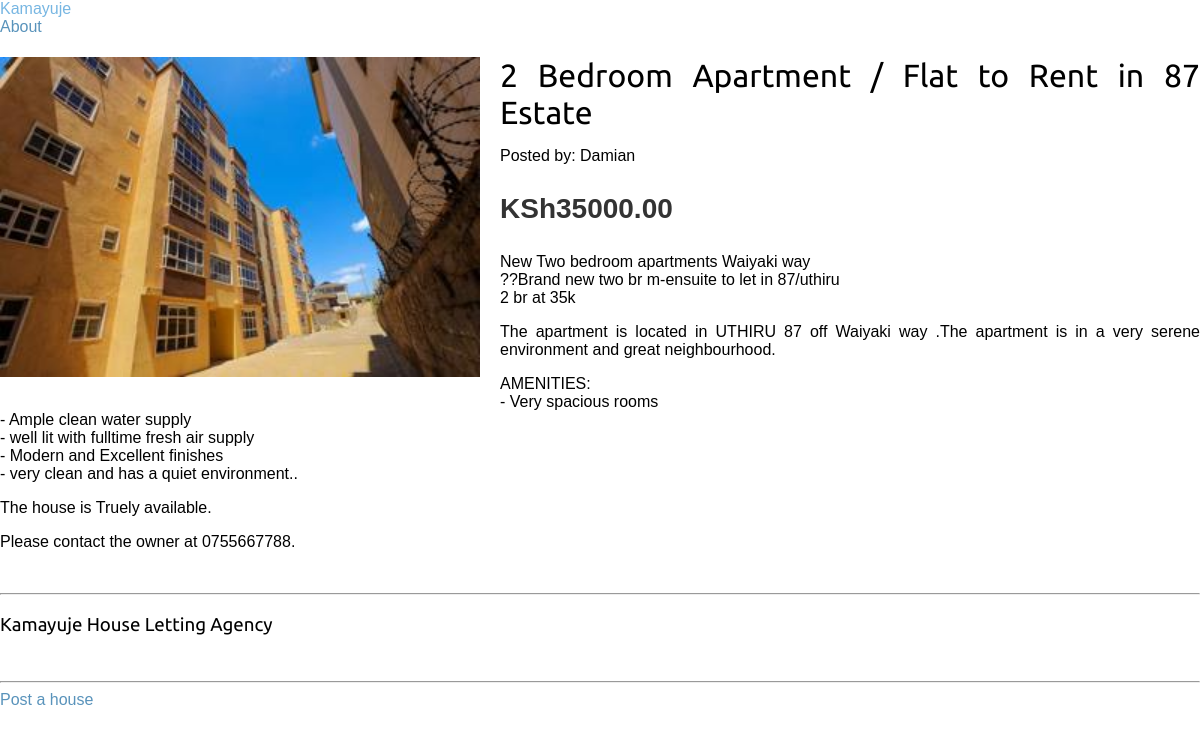
The app's page /5/2-bedroom-apartment-flat-to-rent-in-87-estate/ with its own data.
### Houses/models.py (models this page shows, shortened)
class House_Details(models.Model):
    user = models.ForeignKey(User,
                             on_delete=models.CASCADE)
    location = models.ForeignKey(House_Location,
                                 on_delete=models.CASCADE)
    title = models.CharField(max_length=255)
    slug = models.SlugField(max_length=155, unique=True)
    thumbnail = models.ImageField(upload_to='img')
    description = models.TextField(max_length=1000)
    monthly_rent = models.DecimalField(max_digits=10,
                                       decimal_places=2)
    available = models.BooleanField(default=True)
    owners_contact = models.DecimalField(max_digits=10,
                                         decimal_places=0)
    posted = models.DateTimeField(auto_now_add=True)
    updated = models.DateTimeField(auto_now=True)
    class Meta:
        ordering = ['-posted']

### Houses/views.py (the view)
# urls.py: path('<int:id>/<slug:slug>/', views.house_detail,
def house_detail(request, id, slug):
    house = get_object_or_404(House_Details,
                              id=id,
                              slug=slug,
                              available=True)
    return render(request,
                  'houses/house_detail.html',
                  {'house': house})

### Houses/templates/houses/house_detail.html (shortened to what this page needs)
{% extends 'Agency/base.html' %}
{% load static %}
{% block content %}
    <div class="product-detail">
        {% if house.thumbnail %}
            <img src="{{ house.thumbnail.url }}"> {% else %}{% static "img/no_image.png" %}
        {% endif %}
        <h1>{{ house.title }}</h1>
        <p>Posted by: {{ house.user }}</p>
        <p class="price">KSh{{ house.monthly_rent }}</p>
        {{ house.description|linebreaks }}
        <p>The house is {{ house.available }}ly available.</p>
        <p>Please contact the owner at 0{{ house.owners_contact }}.</p>
    </div>
{% endblock %}

### Agency/static/css/base.css (style rules this page uses)
body { margin:0; padding:0; font-family:helvetica, sans-serif; }
h1, h2, h3, h4, h5 , h6 { font-family: 'Ubuntu', sans-serif; font-weight:normal; }
.product-detail { text-align:justify; }
.product-detail .price { color:#333; font-size:28px; font-weight:bold; }
.product-detail img { width:40%; float:left; padding:0 20px 20px 0; }
.product-detail h1 { margin-bottom:0; }

### records on screen
House_Details: thumbnail (picture), title "2 Bedroom Apartment / Flat to Rent in 87 Estate", user "Damian", monthly_rent "35000.00", description "New Two bedroom apartments Waiyaki way ??Brand new two br m-ensuite to let in 87/uthiru 2 br at 35k The apartment is located in UTHIRU 87 off Waiyaki way .The apartment is in a very serene environment and great neighbourhood. AMENITIES: - Very spacious rooms - Ample clean water supply - well lit with fulltime fresh air supply - Modern and Excellent finishes - very clean and has a quiet environment..", available "True", owners_contact "755667788"
